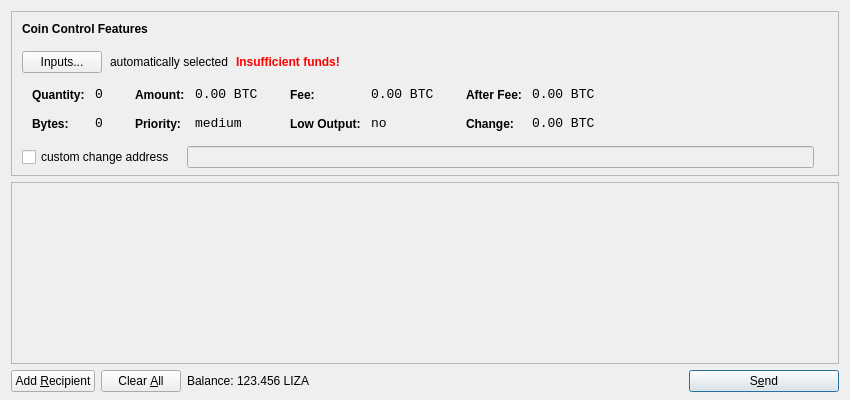
<?xml version="1.0" encoding="UTF-8"?>
<ui version="4.0">
 <class>SendCoinsDialog</class>
 <widget class="QDialog" name="SendCoinsDialog">
  <property name="geometry">
   <rect>
    <x>0</x>
    <y>0</y>
    <width>850</width>
    <height>400</height>
   </rect>
  </property>
  <property name="windowTitle">
   <string>Send Coins</string>
  </property>
  <layout class="QVBoxLayout" name="verticalLayout" stretch="0,1,0">
   <property name="bottomMargin">
    <number>8</number>
   </property>
   <item>
    <widget class="QFrame" name="frameCoinControl">
     <property name="sizePolicy">
      <sizepolicy hsizetype="Expanding" vsizetype="Expanding">
       <horstretch>0</horstretch>
       <verstretch>0</verstretch>
      </sizepolicy>
     </property>
     <property name="maximumSize">
      <size>
       <width>16777215</width>
       <height>16777215</height>
      </size>
     </property>
     <property name="frameShape">
      <enum>QFrame::StyledPanel</enum>
     </property>
     <property name="frameShadow">
      <enum>QFrame::Sunken</enum>
     </property>
     <layout class="QVBoxLayout" name="verticalLayoutCoinControl2">
      <property name="spacing">
       <number>-1</number>
      </property>
      <property name="leftMargin">
       <number>0</number>
      </property>
      <property name="topMargin">
       <number>0</number>
      </property>
      <property name="rightMargin">
       <number>0</number>
      </property>
      <property name="bottomMargin">
       <number>6</number>
      </property>
      <item>
       <layout class="QVBoxLayout" name="verticalLayoutCoinControl" stretch="0,0,0,0,1">
        <property name="spacing">
         <number>0</number>
        </property>
        <property name="leftMargin">
         <number>10</number>
        </property>
        <property name="topMargin">
         <number>10</number>
        </property>
        <item>
         <layout class="QHBoxLayout" name="horizontalLayoutCoinControl1">
          <property name="bottomMargin">
           <number>15</number>
          </property>
          <item>
           <widget class="QLabel" name="labelCoinControlFeatures">
            <property name="sizePolicy">
             <sizepolicy hsizetype="Preferred" vsizetype="Maximum">
              <horstretch>0</horstretch>
              <verstretch>0</verstretch>
             </sizepolicy>
            </property>
            <property name="font">
             <font>
              <weight>75</weight>
              <bold>true</bold>
             </font>
            </property>
            <property name="styleSheet">
             <string notr="true">font-weight:bold;</string>
            </property>
            <property name="text">
             <string>Coin Control Features</string>
            </property>
           </widget>
          </item>
         </layout>
        </item>
        <item>
         <layout class="QHBoxLayout" name="horizontalLayoutCoinControl2" stretch="0,0,0,0">
          <property name="spacing">
           <number>8</number>
          </property>
          <property name="bottomMargin">
           <number>10</number>
          </property>
          <item>
           <widget class="QPushButton" name="pushButtonCoinControl">
            <property name="styleSheet">
             <string notr="true"/>
            </property>
            <property name="text">
             <string>Inputs...</string>
            </property>
           </widget>
          </item>
          <item>
           <widget class="QLabel" name="labelCoinControlAutomaticallySelected">
            <property name="text">
             <string>automatically selected</string>
            </property>
            <property name="margin">
             <number>5</number>
            </property>
           </widget>
          </item>
          <item>
           <widget class="QLabel" name="labelCoinControlInsuffFunds">
            <property name="font">
             <font>
              <weight>75</weight>
              <bold>true</bold>
             </font>
            </property>
            <property name="styleSheet">
             <string notr="true">color:red;font-weight:bold;</string>
            </property>
            <property name="text">
             <string>Insufficient funds!</string>
            </property>
            <property name="margin">
             <number>5</number>
            </property>
           </widget>
          </item>
          <item>
           <spacer name="horizontalSpacerCoinControl">
            <property name="orientation">
             <enum>Qt::Horizontal</enum>
            </property>
            <property name="sizeHint" stdset="0">
             <size>
              <width>40</width>
              <height>1</height>
             </size>
            </property>
           </spacer>
          </item>
         </layout>
        </item>
        <item>
         <widget class="QWidget" name="widgetCoinControl" native="true">
          <property name="sizePolicy">
           <sizepolicy hsizetype="Preferred" vsizetype="Preferred">
            <horstretch>0</horstretch>
            <verstretch>0</verstretch>
           </sizepolicy>
          </property>
          <property name="minimumSize">
           <size>
            <width>0</width>
            <height>0</height>
           </size>
          </property>
          <property name="styleSheet">
           <string notr="true"/>
          </property>
          <layout class="QHBoxLayout" name="horizontalLayoutCoinControl5">
           <property name="margin">
            <number>0</number>
           </property>
           <item>
            <layout class="QHBoxLayout" name="horizontalLayoutCoinControl3" stretch="0,0,0,1">
             <property name="spacing">
              <number>20</number>
             </property>
             <property name="topMargin">
              <number>0</number>
             </property>
             <property name="bottomMargin">
              <number>10</number>
             </property>
             <item>
              <layout class="QFormLayout" name="formLayoutCoinControl1">
               <property name="horizontalSpacing">
                <number>10</number>
               </property>
               <property name="verticalSpacing">
                <number>14</number>
               </property>
               <property name="leftMargin">
                <number>10</number>
               </property>
               <property name="topMargin">
                <number>4</number>
               </property>
               <property name="rightMargin">
                <number>6</number>
               </property>
               <item row="0" column="0">
                <widget class="QLabel" name="labelCoinControlQuantityText">
                 <property name="styleSheet">
                  <string notr="true">font-weight:bold;</string>
                 </property>
                 <property name="text">
                  <string>Quantity:</string>
                 </property>
                 <property name="margin">
                  <number>0</number>
                 </property>
                </widget>
               </item>
               <item row="0" column="1">
                <widget class="QLabel" name="labelCoinControlQuantity">
                 <property name="font">
                  <font>
                   <family>Monospace</family>
                   <pointsize>10</pointsize>
                  </font>
                 </property>
                 <property name="cursor">
                  <cursorShape>IBeamCursor</cursorShape>
                 </property>
                 <property name="contextMenuPolicy">
                  <enum>Qt::ActionsContextMenu</enum>
                 </property>
                 <property name="text">
                  <string notr="true">0</string>
                 </property>
                 <property name="margin">
                  <number>0</number>
                 </property>
                 <property name="textInteractionFlags">
                  <set>Qt::LinksAccessibleByMouse|Qt::TextSelectableByKeyboard|Qt::TextSelectableByMouse</set>
                 </property>
                </widget>
               </item>
               <item row="1" column="0">
                <widget class="QLabel" name="labelCoinControlBytesText">
                 <property name="styleSheet">
                  <string notr="true">font-weight:bold;</string>
                 </property>
                 <property name="text">
                  <string>Bytes:</string>
                 </property>
                </widget>
               </item>
               <item row="1" column="1">
                <widget class="QLabel" name="labelCoinControlBytes">
                 <property name="font">
                  <font>
                   <family>Monospace</family>
                   <pointsize>10</pointsize>
                  </font>
                 </property>
                 <property name="cursor">
                  <cursorShape>IBeamCursor</cursorShape>
                 </property>
                 <property name="contextMenuPolicy">
                  <enum>Qt::ActionsContextMenu</enum>
                 </property>
                 <property name="text">
                  <string notr="true">0</string>
                 </property>
                 <property name="textInteractionFlags">
                  <set>Qt::LinksAccessibleByMouse|Qt::TextSelectableByKeyboard|Qt::TextSelectableByMouse</set>
                 </property>
                </widget>
               </item>
              </layout>
             </item>
             <item>
              <layout class="QFormLayout" name="formLayoutCoinControl2">
               <property name="horizontalSpacing">
                <number>10</number>
               </property>
               <property name="verticalSpacing">
                <number>14</number>
               </property>
               <property name="leftMargin">
                <number>6</number>
               </property>
               <property name="topMargin">
                <number>4</number>
               </property>
               <property name="rightMargin">
                <number>6</number>
               </property>
               <item row="0" column="0">
                <widget class="QLabel" name="labelCoinControlAmountText">
                 <property name="styleSheet">
                  <string notr="true">font-weight:bold;</string>
                 </property>
                 <property name="text">
                  <string>Amount:</string>
                 </property>
                 <property name="margin">
                  <number>0</number>
                 </property>
                </widget>
               </item>
               <item row="0" column="1">
                <widget class="QLabel" name="labelCoinControlAmount">
                 <property name="font">
                  <font>
                   <family>Monospace</family>
                   <pointsize>10</pointsize>
                  </font>
                 </property>
                 <property name="cursor">
                  <cursorShape>IBeamCursor</cursorShape>
                 </property>
                 <property name="contextMenuPolicy">
                  <enum>Qt::ActionsContextMenu</enum>
                 </property>
                 <property name="text">
                  <string notr="true">0.00 BTC</string>
                 </property>
                 <property name="textInteractionFlags">
                  <set>Qt::LinksAccessibleByMouse|Qt::TextSelectableByKeyboard|Qt::TextSelectableByMouse</set>
                 </property>
                </widget>
               </item>
               <item row="1" column="0">
                <widget class="QLabel" name="labelCoinControlPriorityText">
                 <property name="styleSheet">
                  <string notr="true">font-weight:bold;</string>
                 </property>
                 <property name="text">
                  <string>Priority:</string>
                 </property>
                </widget>
               </item>
               <item row="1" column="1">
                <widget class="QLabel" name="labelCoinControlPriority">
                 <property name="font">
                  <font>
                   <family>Monospace</family>
                   <pointsize>10</pointsize>
                  </font>
                 </property>
                 <property name="cursor">
                  <cursorShape>IBeamCursor</cursorShape>
                 </property>
                 <property name="contextMenuPolicy">
                  <enum>Qt::ActionsContextMenu</enum>
                 </property>
                 <property name="text">
                  <string>medium</string>
                 </property>
                 <property name="textInteractionFlags">
                  <set>Qt::LinksAccessibleByMouse|Qt::TextSelectableByKeyboard|Qt::TextSelectableByMouse</set>
                 </property>
                </widget>
               </item>
              </layout>
             </item>
             <item>
              <layout class="QFormLayout" name="formLayoutCoinControl3">
               <property name="horizontalSpacing">
                <number>10</number>
               </property>
               <property name="verticalSpacing">
                <number>14</number>
               </property>
               <property name="leftMargin">
                <number>6</number>
               </property>
               <property name="topMargin">
                <number>4</number>
               </property>
               <property name="rightMargin">
                <number>6</number>
               </property>
               <item row="0" column="0">
                <widget class="QLabel" name="labelCoinControlFeeText">
                 <property name="styleSheet">
                  <string notr="true">font-weight:bold;</string>
                 </property>
                 <property name="text">
                  <string>Fee:</string>
                 </property>
                 <property name="margin">
                  <number>0</number>
                 </property>
                </widget>
               </item>
               <item row="0" column="1">
                <widget class="QLabel" name="labelCoinControlFee">
                 <property name="font">
                  <font>
                   <family>Monospace</family>
                   <pointsize>10</pointsize>
                  </font>
                 </property>
                 <property name="cursor">
                  <cursorShape>IBeamCursor</cursorShape>
                 </property>
                 <property name="contextMenuPolicy">
                  <enum>Qt::ActionsContextMenu</enum>
                 </property>
                 <property name="text">
                  <string notr="true">0.00 BTC</string>
                 </property>
                 <property name="textInteractionFlags">
                  <set>Qt::LinksAccessibleByMouse|Qt::TextSelectableByKeyboard|Qt::TextSelectableByMouse</set>
                 </property>
                </widget>
               </item>
               <item row="1" column="0">
                <widget class="QLabel" name="labelCoinControlLowOutputText">
                 <property name="styleSheet">
                  <string notr="true">font-weight:bold;</string>
                 </property>
                 <property name="text">
                  <string>Low Output:</string>
                 </property>
                </widget>
               </item>
               <item row="1" column="1">
                <widget class="QLabel" name="labelCoinControlLowOutput">
                 <property name="font">
                  <font>
                   <family>Monospace</family>
                   <pointsize>10</pointsize>
                  </font>
                 </property>
                 <property name="cursor">
                  <cursorShape>IBeamCursor</cursorShape>
                 </property>
                 <property name="contextMenuPolicy">
                  <enum>Qt::ActionsContextMenu</enum>
                 </property>
                 <property name="text">
                  <string>no</string>
                 </property>
                 <property name="textInteractionFlags">
                  <set>Qt::LinksAccessibleByMouse|Qt::TextSelectableByKeyboard|Qt::TextSelectableByMouse</set>
                 </property>
                </widget>
               </item>
              </layout>
             </item>
             <item>
              <layout class="QFormLayout" name="formLayoutCoinControl4">
               <property name="horizontalSpacing">
                <number>10</number>
               </property>
               <property name="verticalSpacing">
                <number>14</number>
               </property>
               <property name="leftMargin">
                <number>6</number>
               </property>
               <property name="topMargin">
                <number>4</number>
               </property>
               <property name="rightMargin">
                <number>6</number>
               </property>
               <item row="0" column="0">
                <widget class="QLabel" name="labelCoinControlAfterFeeText">
                 <property name="styleSheet">
                  <string notr="true">font-weight:bold;</string>
                 </property>
                 <property name="text">
                  <string>After Fee:</string>
                 </property>
                 <property name="margin">
                  <number>0</number>
                 </property>
                </widget>
               </item>
               <item row="0" column="1">
                <widget class="QLabel" name="labelCoinControlAfterFee">
                 <property name="font">
                  <font>
                   <family>Monospace</family>
                   <pointsize>10</pointsize>
                  </font>
                 </property>
                 <property name="cursor">
                  <cursorShape>IBeamCursor</cursorShape>
                 </property>
                 <property name="contextMenuPolicy">
                  <enum>Qt::ActionsContextMenu</enum>
                 </property>
                 <property name="text">
                  <string notr="true">0.00 BTC</string>
                 </property>
                 <property name="textInteractionFlags">
                  <set>Qt::LinksAccessibleByMouse|Qt::TextSelectableByKeyboard|Qt::TextSelectableByMouse</set>
                 </property>
                </widget>
               </item>
               <item row="1" column="0">
                <widget class="QLabel" name="labelCoinControlChangeText">
                 <property name="styleSheet">
                  <string notr="true">font-weight:bold;</string>
                 </property>
                 <property name="text">
                  <string>Change:</string>
                 </property>
                </widget>
               </item>
               <item row="1" column="1">
                <widget class="QLabel" name="labelCoinControlChange">
                 <property name="font">
                  <font>
                   <family>Monospace</family>
                   <pointsize>10</pointsize>
                  </font>
                 </property>
                 <property name="cursor">
                  <cursorShape>IBeamCursor</cursorShape>
                 </property>
                 <property name="contextMenuPolicy">
                  <enum>Qt::ActionsContextMenu</enum>
                 </property>
                 <property name="text">
                  <string notr="true">0.00 BTC</string>
                 </property>
                 <property name="textInteractionFlags">
                  <set>Qt::LinksAccessibleByMouse|Qt::TextSelectableByKeyboard|Qt::TextSelectableByMouse</set>
                 </property>
                </widget>
               </item>
              </layout>
             </item>
            </layout>
           </item>
          </layout>
         </widget>
        </item>
        <item>
         <layout class="QHBoxLayout" name="horizontalLayoutCoinControl4" stretch="0,0,0">
          <property name="spacing">
           <number>12</number>
          </property>
          <property name="sizeConstraint">
           <enum>QLayout::SetDefaultConstraint</enum>
          </property>
          <property name="topMargin">
           <number>5</number>
          </property>
          <property name="rightMargin">
           <number>5</number>
          </property>
          <item>
           <widget class="QCheckBox" name="checkBoxCoinControlChange">
            <property name="text">
             <string>custom change address</string>
            </property>
           </widget>
          </item>
          <item>
           <widget class="QLineEdit" name="lineEditCoinControlChange">
            <property name="enabled">
             <bool>false</bool>
            </property>
            <property name="sizePolicy">
             <sizepolicy hsizetype="Expanding" vsizetype="Fixed">
              <horstretch>0</horstretch>
              <verstretch>0</verstretch>
             </sizepolicy>
            </property>
           </widget>
          </item>
          <item>
           <widget class="QLabel" name="labelCoinControlChangeLabel">
            <property name="sizePolicy">
             <sizepolicy hsizetype="Preferred" vsizetype="Expanding">
              <horstretch>0</horstretch>
              <verstretch>0</verstretch>
             </sizepolicy>
            </property>
            <property name="minimumSize">
             <size>
              <width>0</width>
              <height>0</height>
             </size>
            </property>
            <property name="text">
             <string/>
            </property>
            <property name="margin">
             <number>3</number>
            </property>
           </widget>
          </item>
         </layout>
        </item>
        <item>
         <spacer name="verticalSpacerCoinControl">
          <property name="orientation">
           <enum>Qt::Vertical</enum>
          </property>
          <property name="sizeHint" stdset="0">
           <size>
            <width>800</width>
            <height>1</height>
           </size>
          </property>
         </spacer>
        </item>
       </layout>
      </item>
     </layout>
    </widget>
   </item>
   <item>
    <widget class="QScrollArea" name="scrollArea">
     <property name="widgetResizable">
      <bool>true</bool>
     </property>
     <widget class="QWidget" name="scrollAreaWidgetContents">
      <property name="geometry">
       <rect>
        <x>0</x>
        <y>0</y>
        <width>830</width>
        <height>165</height>
       </rect>
      </property>
      <layout class="QVBoxLayout" name="verticalLayout_2">
       <property name="margin">
        <number>0</number>
       </property>
       <item>
        <layout class="QVBoxLayout" name="entries">
         <property name="spacing">
          <number>6</number>
         </property>
        </layout>
       </item>
       <item>
        <spacer name="verticalSpacer">
         <property name="orientation">
          <enum>Qt::Vertical</enum>
         </property>
         <property name="sizeHint" stdset="0">
          <size>
           <width>20</width>
           <height>40</height>
          </size>
         </property>
        </spacer>
       </item>
      </layout>
     </widget>
    </widget>
   </item>
   <item>
    <layout class="QHBoxLayout" name="horizontalLayout">
     <item>
      <widget class="QPushButton" name="addButton">
       <property name="toolTip">
        <string>Send to multiple recipients at once</string>
       </property>
       <property name="text">
        <string>Add &amp;Recipient</string>
       </property>
       <property name="icon">
        <iconset resource="../bitcoin.qrc">
         <normaloff>:/icons/add</normaloff>:/icons/add</iconset>
       </property>
       <property name="autoDefault">
        <bool>false</bool>
       </property>
      </widget>
     </item>
     <item>
      <widget class="QPushButton" name="clearButton">
       <property name="sizePolicy">
        <sizepolicy hsizetype="Minimum" vsizetype="Fixed">
         <horstretch>0</horstretch>
         <verstretch>0</verstretch>
        </sizepolicy>
       </property>
       <property name="toolTip">
        <string>Remove all transaction fields</string>
       </property>
       <property name="text">
        <string>Clear &amp;All</string>
       </property>
       <property name="icon">
        <iconset resource="../bitcoin.qrc">
         <normaloff>:/icons/remove</normaloff>:/icons/remove</iconset>
       </property>
       <property name="autoRepeatDelay">
        <number>300</number>
       </property>
       <property name="autoDefault">
        <bool>false</bool>
       </property>
      </widget>
     </item>
     <item>
      <layout class="QHBoxLayout" name="horizontalLayout_2">
       <property name="spacing">
        <number>3</number>
       </property>
       <item>
        <widget class="QLabel" name="label">
         <property name="text">
          <string>Balance:</string>
         </property>
        </widget>
       </item>
       <item>
        <widget class="QLabel" name="labelBalance">
         <property name="cursor">
          <cursorShape>IBeamCursor</cursorShape>
         </property>
         <property name="text">
          <string>123.456 LIZA</string>
         </property>
         <property name="textInteractionFlags">
          <set>Qt::LinksAccessibleByMouse|Qt::TextSelectableByKeyboard|Qt::TextSelectableByMouse</set>
         </property>
        </widget>
       </item>
      </layout>
     </item>
     <item>
      <spacer name="horizontalSpacer">
       <property name="orientation">
        <enum>Qt::Horizontal</enum>
       </property>
       <property name="sizeHint" stdset="0">
        <size>
         <width>40</width>
         <height>20</height>
        </size>
       </property>
      </spacer>
     </item>
     <item>
      <widget class="QPushButton" name="sendButton">
       <property name="minimumSize">
        <size>
         <width>150</width>
         <height>0</height>
        </size>
       </property>
       <property name="toolTip">
        <string>Confirm the send action</string>
       </property>
       <property name="text">
        <string>S&amp;end</string>
       </property>
       <property name="icon">
        <iconset resource="../bitcoin.qrc">
         <normaloff>:/icons/send</normaloff>:/icons/send</iconset>
       </property>
       <property name="default">
        <bool>true</bool>
       </property>
      </widget>
     </item>
    </layout>
   </item>
  </layout>
 </widget>
 <resources>
  <include location="../bitcoin.qrc"/>
 </resources>
 <connections/>
</ui>
